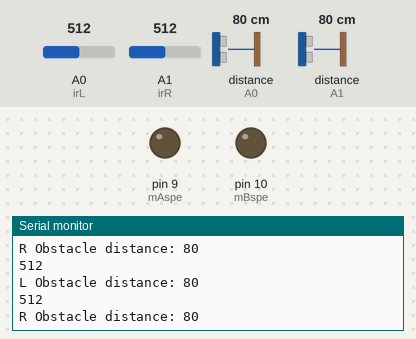
This sketch was run on a simulated Arduino Uno, built with avr-gcc and run on an emulated ATmega328P. Shown: output pins drawn as LEDs (lit = HIGH), the last lines printed to the serial monitor. The test bench sets the inputs (shaded band); at power-on: distance to the obstacle (sensors on A0, A1) 80 cm, A0 (irL) = 512, A1 (irR) = 512.

Above: at 1.4 s.
1.5 s: distance to the obstacle (sensor on A0) set to 2 cm
At 2.7 s:
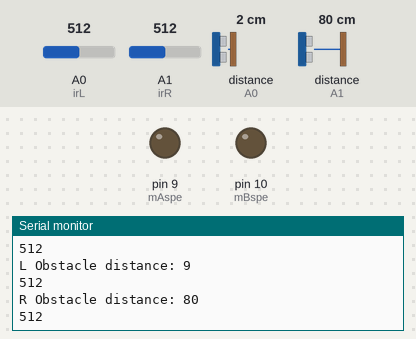
3.2 s: distance to the obstacle (sensor on A1) set to 2 cm
At 3.81 s:
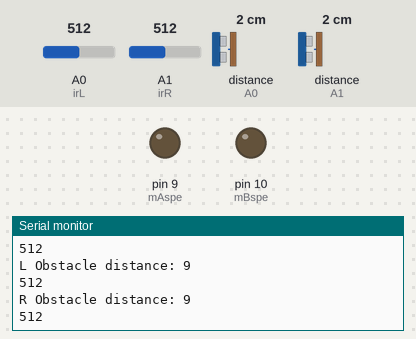
4.7 s: A0 (irL) set to 106
At 5.17 s:
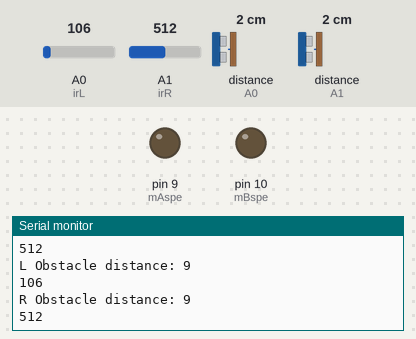
7.7 s: A0 (irL) set to 92
At 8.24 s:
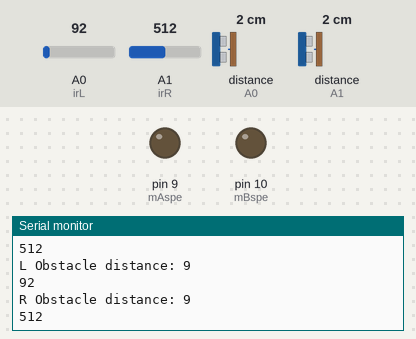
10.7 s: distance to the obstacle (sensor on A0) set to 120 cm
Timing chart, 0 to 13.7 s (numbered marks = the images above; inputs shaded):
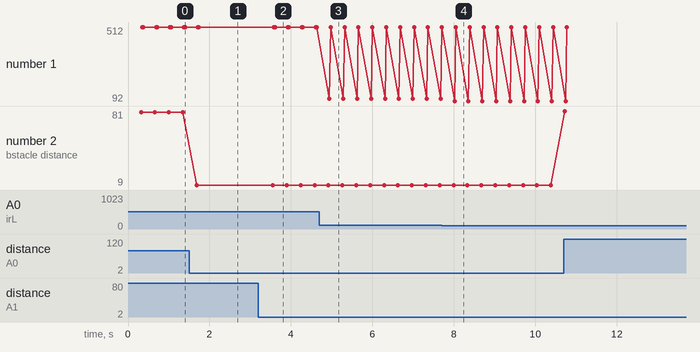

The sketch:

autoadjust.ino
```cpp
#include <PID_v1.h>

#include "DualVNH5019MotorShield.h"
#include <SharpIR.h>
#define irL A0
#define irR A1
#define model 1080
SharpIR sharpL(irL,25,93,model);
SharpIR sharpR(irR,25,93,model);

int mAspe = 9;
int mBspe = 10;
int AdirF = 2;
int AdirB = 4;
int BdirF = 8;
int BdirB = 7;
DualVNH5019MotorShield md;
void setup(){
  Serial.begin(9600);
  pinMode(irL,INPUT);
  pinMode(irR,INPUT);
}
void loop(){
  delay(300);
  int disL = sharpL.distance();
  Serial.print("L Obstacle distance: ");
  Serial.println(disL);
  int rawL = analogRead(irL);
  Serial.println(rawL);
  int disR = sharpR.distance();
  Serial.print("R Obstacle distance: ");
  Serial.println(disR);
  int rawR = analogRead(irR);
  Serial.println(rawR);
  while(abs(disL-disR)>7&&abs(disL-disR)<110)
  {
    disL = sharpL.distance();
    disR = sharpR.distance();
    if(disL-disR>7){

    digitalWrite(AdirF,HIGH);
    digitalWrite(AdirB,LOW);
    digitalWrite(BdirB,HIGH);
    digitalWrite(BdirF,LOW);
    analogWrite(mAspe,250);
    analogWrite(mBspe,250);
    delay(6);

    digitalWrite(AdirF,HIGH);
    digitalWrite(AdirB,LOW);
    digitalWrite(BdirB,HIGH);
    digitalWrite(BdirF,LOW);
    analogWrite(mAspe,0);
    analogWrite(mBspe,0);
    }
    else{

    digitalWrite(AdirF,LOW);
    digitalWrite(AdirB,HIGH);
    digitalWrite(BdirB,LOW);
    digitalWrite(BdirF,HIGH);
    analogWrite(mAspe,250);
    analogWrite(mBspe,250);
    delay(6);

    digitalWrite(AdirF,HIGH);
    digitalWrite(AdirB,LOW);
    digitalWrite(BdirB,HIGH);
    digitalWrite(BdirF,LOW);
    analogWrite(mAspe,0);
    analogWrite(mBspe,0);
    }

  }


}
```

Measured:
- after the input at 1.5 s, the serial monitor: prints a new line after 0.19 s (image 1)
- after the input at 3.2 s, the serial monitor: prints a new line after 0.39 s (image 2)
- after the input at 4.7 s, the serial monitor: prints a new line after 0.25 s (image 3)
- after the input at 7.7 s, the serial monitor: prints a new line after 0.32 s (image 4)
- plotted number 1: 512 → 106 after the input at 4.7 s
- plotted number 2: 80 → 9 after the input at 1.5 s, 9 → 81 after the input at 10.7 s
